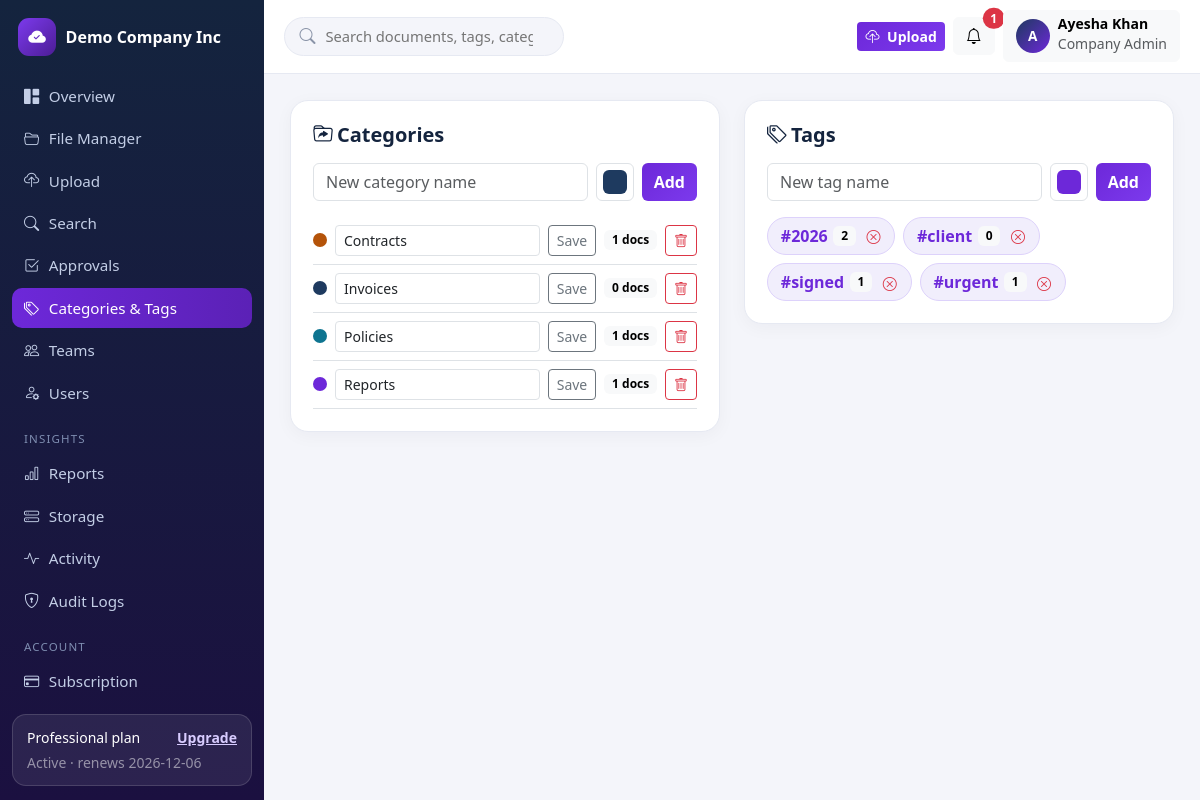
The app's page /app/taxonomy (signed in) with its own data.
### tables this page shows
CREATE TABLE tenants (
    id INT UNSIGNED AUTO_INCREMENT PRIMARY KEY,
    name VARCHAR(160) NOT NULL,
    slug VARCHAR(180) NOT NULL UNIQUE,
    email VARCHAR(190) NOT NULL,
    logo VARCHAR(255) NULL,
    brand_color VARCHAR(9) NOT NULL DEFAULT '#1e3a5f',
    status ENUM('active','suspended') NOT NULL DEFAULT 'active',
    created_at TIMESTAMP NOT NULL DEFAULT CURRENT_TIMESTAMP,
    updated_at TIMESTAMP NOT NULL DEFAULT CURRENT_TIMESTAMP ON UPDATE CURRENT_TIMESTAMP,
    INDEX idx_tenants_status (status)
);

CREATE TABLE subscriptions (
    id INT UNSIGNED AUTO_INCREMENT PRIMARY KEY,
    tenant_id INT UNSIGNED NOT NULL,
    plan_id INT UNSIGNED NOT NULL,
    billing_cycle ENUM('monthly','yearly') NOT NULL DEFAULT 'monthly',
    status ENUM('trialing','active','past_due','cancelled','expired') NOT NULL DEFAULT 'trialing',
    trial_ends_at TIMESTAMP NULL,
    current_period_start TIMESTAMP NULL,
    current_period_end TIMESTAMP NULL,
    cancelled_at TIMESTAMP NULL,
    created_at TIMESTAMP NOT NULL DEFAULT CURRENT_TIMESTAMP,
    updated_at TIMESTAMP NOT NULL DEFAULT CURRENT_TIMESTAMP ON UPDATE CURRENT_TIMESTAMP,
    INDEX idx_sub_tenant (tenant_id),
    INDEX idx_sub_status (status),
    CONSTRAINT fk_sub_tenant FOREIGN KEY (tenant_id) REFERENCES tenants(id) ON DELETE CASCADE,
    CONSTRAINT fk_sub_plan FOREIGN KEY (plan_id) REFERENCES subscription_plans(id)
);

CREATE TABLE subscription_plans (
    id INT UNSIGNED AUTO_INCREMENT PRIMARY KEY,
    name VARCHAR(60) NOT NULL,
    slug VARCHAR(60) NOT NULL UNIQUE,
    price_monthly DECIMAL(10,2) NOT NULL DEFAULT 0,
    price_yearly DECIMAL(10,2) NOT NULL DEFAULT 0,
    storage_mb INT NOT NULL DEFAULT 100,        
    max_users INT NOT NULL DEFAULT 3,           
    max_file_mb INT NOT NULL DEFAULT 10,        
    max_teams INT NOT NULL DEFAULT 1,           
    version_history INT NOT NULL DEFAULT 3,
    features VARCHAR(500) NULL,
    is_active TINYINT(1) NOT NULL DEFAULT 1,
    created_at TIMESTAMP NOT NULL DEFAULT CURRENT_TIMESTAMP,
    updated_at TIMESTAMP NOT NULL DEFAULT CURRENT_TIMESTAMP ON UPDATE CURRENT_TIMESTAMP
);

CREATE TABLE users (
    id INT UNSIGNED AUTO_INCREMENT PRIMARY KEY,
    tenant_id INT UNSIGNED NULL,
    name VARCHAR(120) NOT NULL,
    email VARCHAR(190) NOT NULL UNIQUE,
    password_hash VARCHAR(255) NOT NULL,
    role VARCHAR(40) NOT NULL DEFAULT 'member',
    status ENUM('pending','active','disabled') NOT NULL DEFAULT 'pending',
    email_verified_at TIMESTAMP NULL,
    email_verification_token VARCHAR(64) NULL,
    last_login_at TIMESTAMP NULL,
    created_at TIMESTAMP NOT NULL DEFAULT CURRENT_TIMESTAMP,
    updated_at TIMESTAMP NOT NULL DEFAULT CURRENT_TIMESTAMP ON UPDATE CURRENT_TIMESTAMP,
    INDEX idx_users_tenant (tenant_id),
    INDEX idx_users_role (role),
    CONSTRAINT fk_users_tenant FOREIGN KEY (tenant_id) REFERENCES tenants(id) ON DELETE CASCADE
);

CREATE TABLE categories (
    id INT UNSIGNED AUTO_INCREMENT PRIMARY KEY,
    tenant_id INT UNSIGNED NOT NULL,
    name VARCHAR(120) NOT NULL,
    color VARCHAR(9) NOT NULL DEFAULT '#1e3a5f',
    created_at TIMESTAMP NOT NULL DEFAULT CURRENT_TIMESTAMP,
    UNIQUE KEY uq_cat_tenant_name (tenant_id, name),
    CONSTRAINT fk_cat_tenant FOREIGN KEY (tenant_id) REFERENCES tenants(id) ON DELETE CASCADE
);

CREATE TABLE tags (
    id INT UNSIGNED AUTO_INCREMENT PRIMARY KEY,
    tenant_id INT UNSIGNED NOT NULL,
    name VARCHAR(80) NOT NULL,
    color VARCHAR(9) NOT NULL DEFAULT '#6d28d9',
    created_at TIMESTAMP NOT NULL DEFAULT CURRENT_TIMESTAMP,
    UNIQUE KEY uq_tag_tenant_name (tenant_id, name),
    CONSTRAINT fk_tag_tenant FOREIGN KEY (tenant_id) REFERENCES tenants(id) ON DELETE CASCADE
);

### resources/views/tenant/taxonomy.php (the view, shortened to what the rows shown need)
<?php $pageTitle = 'Categories & Tags'; partial('app-open', compact('user', 'tenant', 'sub', 'unread', 'notifs', 'pageTitle')); ?>
<div class="row g-4">
  <div class="col-lg-6">
    <div class="panel">
      <div class="panel-head"><h5><i class="bi bi-folder-symlink me-1"></i>Categories</h5></div>
      <form method="post" action="<?= url('app/taxonomy/category') ?>" class="d-flex gap-2 mb-3">
        <input class="form-control" name="name" placeholder="New category name" required>
        <input type="color" class="form-control form-control-color" name="color" value="#1e3a5f">
        <button class="btn btn-purple">Add</button>
      </form>
      <?php foreach ($categories as $c): ?>
      <div class="d-flex align-items-center gap-2 border-bottom py-2">
        <span class="dot" style="background:<?= e($c['color'] ?: '#1e3a5f') ?>"></span>
        <form method="post" action="<?= url('app/taxonomy/category') ?>" class="d-flex gap-2 flex-grow-1">
          <input class="form-control form-control-sm" name="name" value="<?= e($c['name']) ?>">
          <button class="btn btn-sm btn-outline-secondary">Save</button>
        </form>
        <span class="badge text-bg-light"><?= (int) $c['docs'] ?> docs</span>
        <form method="post" action="<?= url('app/taxonomy/category') ?>" onsubmit="return confirm('Delete category? Documents become uncategorized.')">
          <button class="btn btn-sm btn-outline-danger"><i class="bi bi-trash"></i></button></form>
      </div>
      <?php endforeach; ?>
    </div>
  </div>
  <div class="col-lg-6">
    <div class="panel">
      <div class="panel-head"><h5><i class="bi bi-tags me-1"></i>Tags</h5></div>
      <form method="post" action="<?= url('app/taxonomy/tag') ?>" class="d-flex gap-2 mb-3">
        <input class="form-control" name="name" placeholder="New tag name" required>
        <input type="color" class="form-control form-control-color" name="color" value="#6d28d9">
        <button class="btn btn-purple">Add</button>
      </form>
      <div class="d-flex flex-wrap gap-2">
      <?php foreach ($tags as $t): ?>
        <span class="tag-pill">#<?= e($t['name']) ?> <span class="badge text-bg-light"><?= (int) $t['docs'] ?></span>
          <form method="post" action="<?= url('app/taxonomy/tag') ?>" class="d-inline" onsubmit="return confirm('Delete tag?')">
            <button class="btn btn-sm btn-link text-danger p-0 ms-1"><i class="bi bi-x-circle"></i></button></form>
        </span>
      <?php endforeach; ?>
      </div>
    </div>
  </div>
</div>

### routes/web.php (shortened to what the rows shown need)
<?php
function dispatch(string $method, string $uri): void
{
    $path = trim(parse_url($uri, PHP_URL_PATH) ?? '/', '/');
    foreach ($GLOBALS['routes'] as [$m, $pattern, $handler]) {
        if ($m !== $method) continue;
        $regex = '#^' . preg_replace('#\{[a-zA-Z_]+\}#', '([^/]+)', $pattern) . '$#';
        if (preg_match($regex, $path, $matches)) {
            array_shift($matches);
            $args = array_map(fn($v) => ctype_digit((string) $v) ? (int) $v : $v, $matches);
            [$class, $action] = $handler;
            (new $class())->$action(...$args);
            return;
        }
    }
}

### resources/views/partials/app-open.php (shortened to what the rows shown need)
<!DOCTYPE html>
<html lang="en">
<head>
<link href="https://cdn.jsdelivr.net/npm/bootstrap@5.3.3/dist/css/bootstrap.min.css" rel="stylesheet">
<link href="https://cdn.jsdelivr.net/npm/bootstrap-icons@1.11.3/font/bootstrap-icons.min.css" rel="stylesheet">
<link href="<?= url('assets/css/app.css') ?>" rel="stylesheet">
</head>
<body>
<div class="app-shell">
  <aside class="app-sidebar" id="appSidebar">
    <a class="sidebar-brand" href="<?= url('app') ?>">
      <?php if (!empty($tenant['logo'])): ?><img src="<?= url($tenant['logo']) ?>" alt="" class="sidebar-logo">
      <?php else: ?><span class="brand-mark"><i class="bi bi-cloud-check-fill"></i></span><?php endif; ?>
      <span class="sidebar-brand-text"><?= e($tenant['name'] ?? 'DocuFlow') ?></span>
    </a>
    <nav class="sidebar-nav">
      <a href="<?= url('app') ?>"><i class="bi bi-grid-1x2-fill"></i> Overview</a>
      <a href="<?= url('app/files') ?>"><i class="bi bi-folder2-open"></i> File Manager</a>
      <a href="<?= url('app/upload') ?>"><i class="bi bi-cloud-upload"></i> Upload</a>
      <a href="<?= url('app/search') ?>"><i class="bi bi-search"></i> Search</a>
      <a href="<?= url('app/approvals') ?>"><i class="bi bi-check2-square"></i> Approvals</a>
      <a href="<?= url('app/taxonomy') ?>"><i class="bi bi-tags"></i> Categories & Tags</a>
      <a href="<?= url('app/teams') ?>"><i class="bi bi-people"></i> Teams</a>
      <a href="<?= url('app/users') ?>"><i class="bi bi-person-gear"></i> Users</a>
      <div class="sidebar-heading">Insights</div>
      <a href="<?= url('app/reports') ?>"><i class="bi bi-bar-chart"></i> Reports</a>
      <a href="<?= url('app/storage') ?>"><i class="bi bi-hdd-stack"></i> Storage</a>
      <a href="<?= url('app/activity') ?>"><i class="bi bi-activity"></i> Activity</a>
      <a href="<?= url('app/audit') ?>"><i class="bi bi-shield-lock"></i> Audit Logs</a>
      <div class="sidebar-heading">Account</div>
      <a href="<?= url('app/subscription') ?>"><i class="bi bi-credit-card"></i> Subscription</a>
      <a href="<?= url('app/profile') ?>"><i class="bi bi-person-circle"></i> Profile</a>
    </nav>
    <?php if (!empty($sub)): $usedPct = isset($storagePct) ? $storagePct : 0; ?>
    <div class="sidebar-plan">
      <div class="d-flex justify-content-between small"><span><?= e($sub['plan_name']) ?> plan</span><a href="<?= url('app/subscription') ?>">Upgrade</a></div>
      <div class="text-white-50 small mt-1"><?= e(ucfirst(SubscriptionService::effectiveStatus($sub))) ?> · renews <?= e(substr((string) $sub['current_period_end'], 0, 10)) ?></div>
    </div>
    <?php endif; ?>
  </aside>
  <div class="app-main">
    <header class="app-topbar">
      <form class="topbar-search d-none d-md-flex" method="get" action="<?= url('app/search') ?>">
        <i class="bi bi-search"></i>
        <input type="search" name="q" placeholder="Search documents, tags, categories…" value="<?= e($_GET['q'] ?? '') ?>">
      </form>
      <div class="ms-auto d-flex align-items-center gap-2">
        <a class="btn btn-purple btn-sm" href="<?= url('app/upload') ?>"><i class="bi bi-cloud-upload me-1"></i> Upload</a>
        <div class="dropdown">
          <button class="btn btn-light position-relative" data-bs-toggle="dropdown" aria-label="Notifications">
            <i class="bi bi-bell"></i>
            <?php if (!empty($unread)): ?><span class="position-absolute top-0 start-100 translate-middle badge rounded-pill bg-danger"><?= (int) $unread ?></span><?php endif; ?>
          </button>
        </div>
        <div class="dropdown">
          <button class="btn btn-light d-flex align-items-center gap-2" data-bs-toggle="dropdown">
            <span class="avatar"><?= e(strtoupper(substr($user['name'], 0, 1))) ?></span>
            <span class="d-none d-md-block text-start"><span class="d-block fw-semibold small lh-1"><?= e($user['name']) ?></span>
            <span class="text-muted small lh-1"><?= e(ucwords(str_replace('_', ' ', $user['role']))) ?></span></span>
          </button>
        </div>
      </div>
    </header>
    <main class="app-content">

### records on screen
tenants: name "Demo Company Inc"
subscriptions: plan.name "Professional", status "Active", current_period_end "2026-12-06"
users: name "A", name "Ayesha Khan", role "Company Admin"
categories: name "Contracts", docs "1"
categories: name "Invoices", docs "0"
categories: name "Policies", docs "1"
categories: name "Reports", docs "1"
tags: name "2026", docs "2"
tags: name "client", docs "0"
tags: name "signed", docs "1"
tags: name "urgent", docs "1"

### other values on screen
$unread "1"
